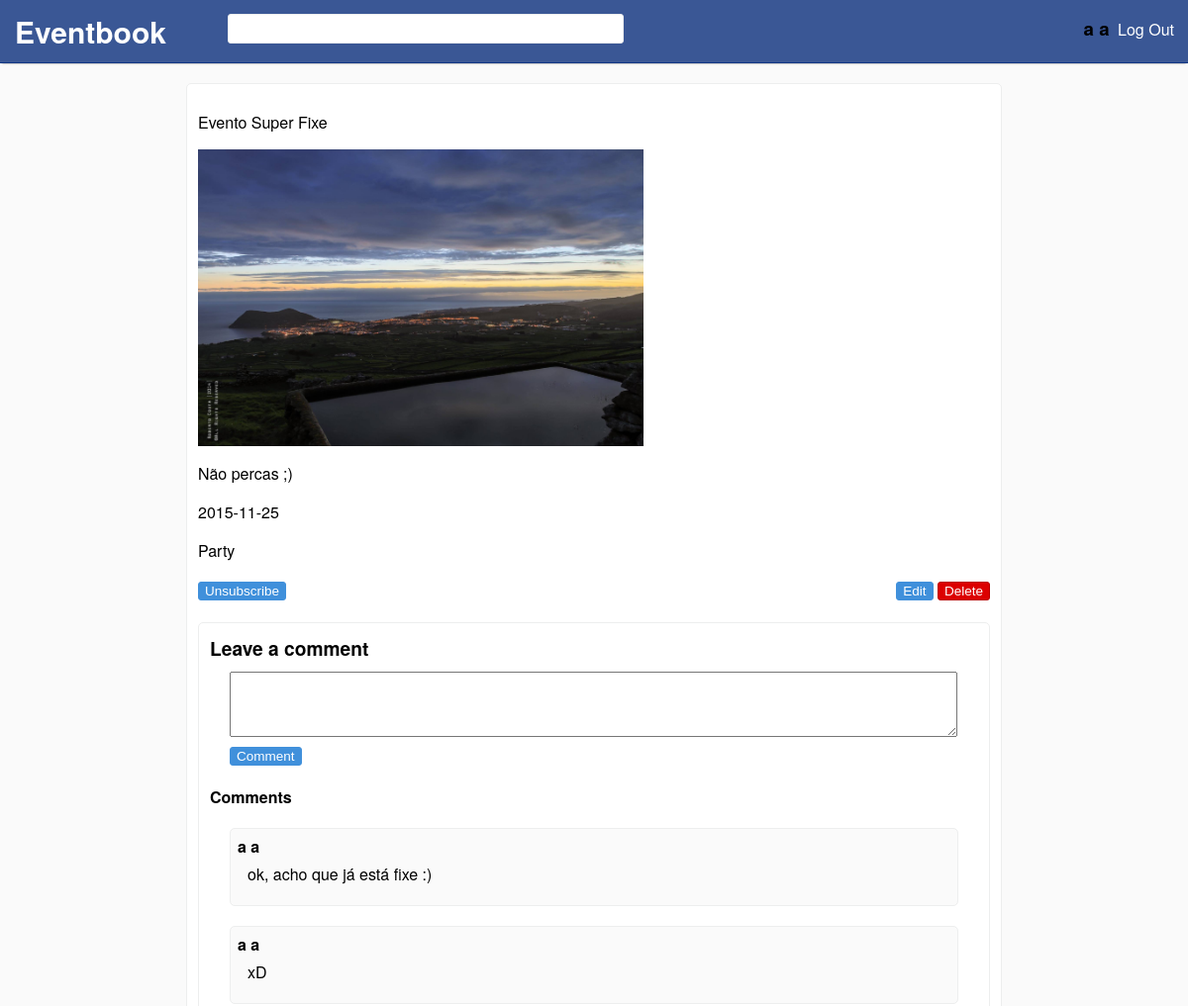
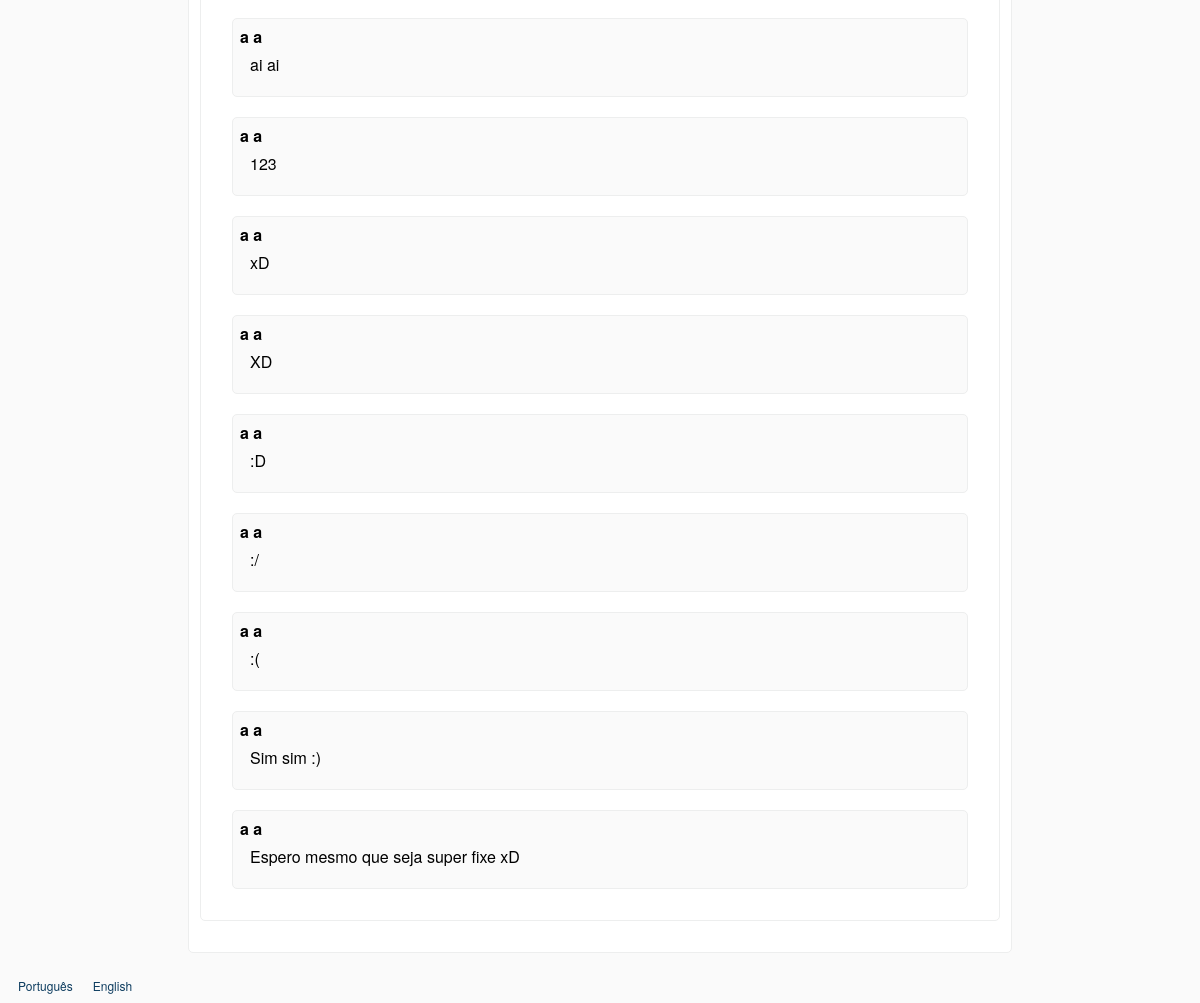
/events/12 (signed in), run on the app's committed database (2 pictures, top to bottom).
### tables this page shows
CREATE TABLE events
(
	id INTEGER PRIMARY KEY,
	name TEXT NOT NULL,
	image TEXT NOT NULL,
	creation_date DATETIME DEFAULT(DATETIME('now')),
	date DATETIME NOT NULL,
	description TEXT NOT NULL,
	type_id INTEGER REFERENCES types(id),
	user_id INTEGER REFERENCES users(id)
, deleted BOOLEAN DEFAULT(0), public BOOLEAN DEFAULT(1));

CREATE TABLE event_comments
(
	id INTEGER PRIMARY KEY,
	event_id INTEGER NOT NULL REFERENCES events(id),
	user_id INTEGER NOT NULL REFERENCES users(id),
	date DATETIME DEFAULT(DATETIME('now')),
	text TEXT NOT NULL
);

### database/events.php (called while the page is built, shortened)
<?php
	include_once('connection.php');
	function getEventAndSubscription($event_id, $user_id)
	{
		global $db;
		$stmt = $db->prepare('SELECT events.id id,name,image,date,description,type,events.user_id user_id, public, COUNT(event_id) subscribed FROM events
			LEFT JOIN event_types ON type_id = event_types.id
			LEFT JOIN event_subscriptions ON event_id = events.id AND event_subscriptions.user_id = ?
			WHERE events.id=? AND deleted = 0
			GROUP BY event_id');
		$stmt->execute(array($user_id,$event_id));
		return $stmt->fetch();
	}
	function getEventComments($event_id, $last_id = false)
	{
		global $db;
		if ($last_id === false)
		{
			$stmt = $db->prepare('SELECT event_comments.id id, (first_name || " " || last_name) user_name, date, text FROM event_comments
				LEFT JOIN users ON user_id = users.id WHERE event_id = ? ORDER BY id DESC');
			$stmt->execute(array($event_id));
			return $stmt->fetchAll();
		}
	}
?>

### languages/en.php (called while the page is built)
<?php
$lang = array();
$lang['SITE_NAME'] = 'Eventbook';
$lang['REGISTER'] = 'Register';
$lang['FIRST_NAME'] = 'First Name';
$lang['FIRST_NAME_ERROR'] = 'Invalid first name.';
$lang['LAST_NAME'] = 'Last Name';
$lang['LAST_NAME_ERROR'] = 'Invalid last name.';
$lang['EMAIL'] = 'E-mail';
$lang['EMAIL_ERROR'] = "Invalid email.";
$lang['EMAIL_IN_USE'] = "Email already in use.";
$lang['CONFIRM_EMAIL'] = 'Confirm e-mail';
$lang['PASSWORD'] = 'Password';
$lang['PASSWORD_LENGTH'] = "Passwords must have at least 8 characters.";
$lang['PASSWORD_DIFF'] = "Passwords do not match.";
$lang['CONFIRM_PASSWORD'] = 'Confirm password';
$lang['LOGIN'] = 'Log In';
$lang['UNREGISTERED_EMAIL'] = 'Unregistered or invalid email.';
$lang['INVALID_PASSWORD'] = 'Invalid password.';
$lang['LOGOUT'] = 'Log Out';
$lang['MY_EVENTS'] = 'My Events';
$lang['SUBSCRIBED'] = 'Subscribed';
$lang['CREATE'] = 'Create';
$lang['PRIVATE'] = 'Private';
$lang['PUBLIC'] = 'Public';
$lang['NAME'] = 'Name';
$lang['DESCRIPTION'] = 'Description';
$lang['DATE'] = 'Date';
$lang['IMAGE'] = 'Image';
$lang['TYPE'] = 'Type';
$lang['PARTY'] = 'Party';
$lang['BUSINESS'] = 'Business';
$lang['MEETING'] = 'Meeting';
$lang['CEREMONY'] = 'Ceremony';
$lang['EDUCATIONAL'] = 'Educational';
$lang['INVALID_NAME'] = 'Invalid name.';
$lang['INVALID_DESCRIPTION'] = 'Invalid description.';
$lang['INVALID_DATE'] = 'Invalid date.';
$lang['INVALID_IMAGE'] = 'Upload a valid image.';
$lang['IMAGE_SIZE_ERROR'] = "Image's size can not be higher than 5MB.";
$lang['IMAGE_EXT_ERROR'] = 'Invalid extension (Accepted: jpg, png, gif).';
$lang['SUBSCRIBE'] = 'Subscribe';
$lang['UNSUBSCRIBE'] = 'Unsubscribe';
$lang['DELETE_MSG'] = 'Are you sure you want to delete this event?';
$lang['DELETE'] = 'Delete';
$lang['EDIT'] = 'Edit';
$lang['LEAVE_A_COMMENT'] = 'Leave a comment';
$lang['COMMENTS'] = 'Comments';
$lang['MAKE_COMMENT'] = 'Comment';
$lang['NO_COMMENTS_YET'] = 'There are no comments yet.';
?>

### templates/comments.php (the view, shortened to what this page needs)
<div id="comments-box" class="box" <?php if (!$subscribed && !$owner) echo 'style="display:none"' ?> >
	<div>
		<h2><?php echo $lang['LEAVE_A_COMMENT']?></h2>
		<textarea id="comment-area" name="comment" rows='4'></textarea>
		<button id="comment-button" class="button"><?php echo $lang['MAKE_COMMENT']?></button>
	<div>
		<h3><?php echo $lang['COMMENTS']?></h3>
		<ul id="comments-list">
			<?php
			$comments = getEventComments($_GET['id']);
			if (empty($comments)) {
				echo '<div id="last-comment-id" style="display:none">0</div>';
				echo '<p id="no-comments-yet">'.$lang['NO_COMMENTS_YET'].'</p>';
			}
			else
			{
				foreach ($comments as $row)
				{
					echo '<li class="comment">';
					echo '<div class="author">'.$row['user_name'].'</div>';
					echo '<div class="comment-text">'.$row['text'].'</div></li>';
				}
			}
			?>
		</ul>
	</div>
</div>

### templates/event.php (shortened to what this page needs)
<?php
if (isSet($_SESSION['user_id']))
	$row = getEventAndSubscription($_GET['id'],$_SESSION['user_id']);
else $row = getEvent($_GET['id']);
?>
<!DOCTYPE html>
<html>
<head>
	<link rel="stylesheet" href="../styles.css">
</head>
<body>
	<div id="wrapper">
		<?php include('templates/header.php'); ?>
		<div id="content" >
			<div class="box center default-width">
				<p><?php echo $row['name'] ?></p>
				<div class="div-event-image-big" style="background-image:url(<?php echo '../'.$row['image'] ?>)"></div>
				<p><?php echo $row['description'] ?></p>
				<p><?php echo $row['date'] ?></p>
				<p><?php echo $lang[$row['type']] ?></p>
				<?php
				if (isSet($_SESSION['user_id']))
				{
					$subscribed = $row['subscribed'];
					$owner = ($_SESSION['user_id'] === $row['user_id']);
					echo '<button id="unsubscribe" style="'.($subscribed?'':'display:none').'" class="subscription button">'.$lang['UNSUBSCRIBE'].'</button>';
					if ($owner)
					{ ?>
						<div id="del-edit-div">
							<a id="edit-button" class='button' href='<?php echo $_GET['id']."/edit"; ?>'><?php echo $lang['EDIT'] ?></a>
							<button id="delete-button" class='button'><?php echo $lang['DELETE'] ?></button>
						</div>
					<?php
					}
					if ($owner || $row['public'])
					{
						echo '<div class="addthis_sharing_toolbox share"></div>';
					}
					include('templates/comments.php');
				}
				include('templates/footer.php');
				?>
			</div>
		</div>
	</div>
</body>
</html>

### styles.css (style rules this page uses)
html, body { margin:0; padding:0; height:100%; background: #fafafa; font-family: 'proxima-nova','Helvetica Neue',Arial,Helvetica,sans-serif; }
#wrapper { min-height:100%; position:relative; }
#content { padding-bottom:50px; }
.box { background-color: #fff; border: 1px solid #edeeee; border-radius: 5px; margin: 0; margin-bottom: 20px; padding: 11px; }
.button { color: #fff; background-color: #4090db; border-color: #4090db; border-radius: 3px; border-style: solid; border-width: 1px; cursor: pointer; padding: 1px 6px; font: 13.5px Arial; text-decoration: none; box-sizing: border-box; display: inline-block; }
.div-event-image-big { width: 100%; height: 300px; background-size: contain; background-position: left; background-repeat: no-repeat; }
.share { padding: 12px 0 0; }
#del-edit-div { float: right; }
#delete-button { background-color: #dc0000; border-color: #ba0000; }
.default-width { width: 800px; }
.center { margin: 20px auto 0; }
#comments-box { margin-top: 10px; width:97% }
#comments-box h2 { margin:0 0 10px 0; font-size: 1.2em; }
#comments-box h3 { margin:0 0 10px 0; font-size: 1em; }
#comments-box button { margin: 10px 0 20px; }
#comments-box ul { padding-left: 0; }
#comment-area { display:block; resize:vertical; width: 94%; }
#comment-area, #comments-box button { margin-left: 20px; }
.comment { padding: 6px 20px 20px 7px; margin: 20px; background-color: #fafafa; border: 1px solid #edeeee; border-radius: 5px; list-style-type: none; }
.author { font-weight: bold; margin: 0; padding: 0; }
.comment-text { margin-left: 10px; margin-top: 5px; word-wrap: break-word; }

### data on the page
events: name "Evento Super Fixe", image (picture), description "Não percas ;)", date "2015-11-25"
event_comments: user_name "a a", text "ok, acho que já está fixe :)"
event_comments: user_name "a a", text "xD"
event_comments: user_name "a a", text "ai ai"
event_comments: user_name "a a", text "123"
event_comments: user_name "a a", text "xD"
event_comments: user_name "a a", text "XD"
event_comments: user_name "a a", text ":D"
event_comments: user_name "a a", text ":/"
event_comments: user_name "a a", text ":("
event_comments: user_name "a a", text "Sim sim :)"
event_comments: user_name "a a", text "Espero mesmo que seja super fixe xD"

### other printed values
$lang['SITE_NAME'] "Eventbook"
getFullName($_SESSION['user_id']) "a a"
$lang['LOGOUT'] "Log Out"
$lang[$row['type']] "Party"
$lang['UNSUBSCRIBE'] "Unsubscribe"
$lang['EDIT'] "Edit"
$lang['DELETE'] "Delete"
$lang['LEAVE_A_COMMENT'] "Leave a comment"
$lang['MAKE_COMMENT'] "Comment"
$lang['COMMENTS'] "Comments"
